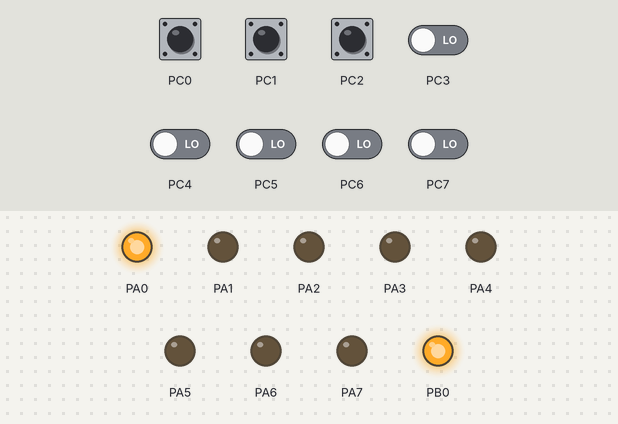
This program was run on a simulated ATmega32, built with avr-gcc and emulated at 8 MHz. Parts: output pins drawn as LEDs (lit = HIGH). Inputs (shaded band) come from the test bench; at power-on: PC0–2 HIGH, PC3–7 LOW.

Above: at 1.2 s.
1.3 s: PC0 pulled LOW for 0.15 s
At 1.8 s:
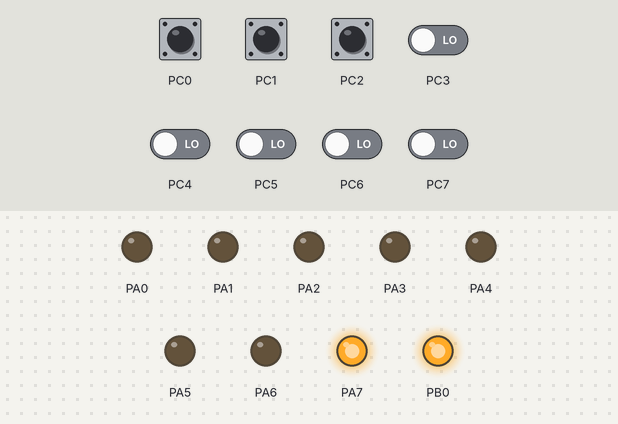
2.9 s: PC1 pulled LOW for 0.15 s
At 4.1 s:
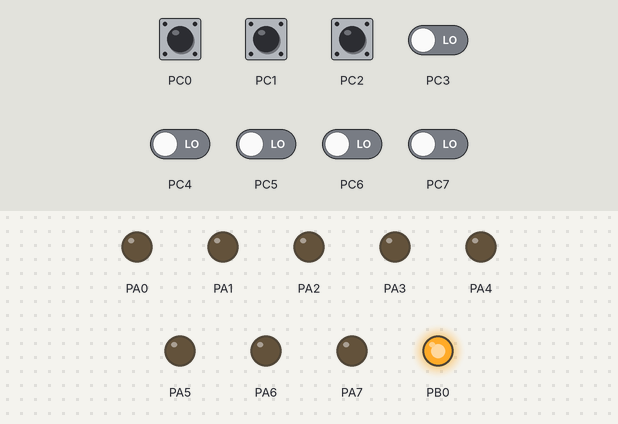
4.5 s: PC0 pulled LOW for 1 s
At 5.4 s:
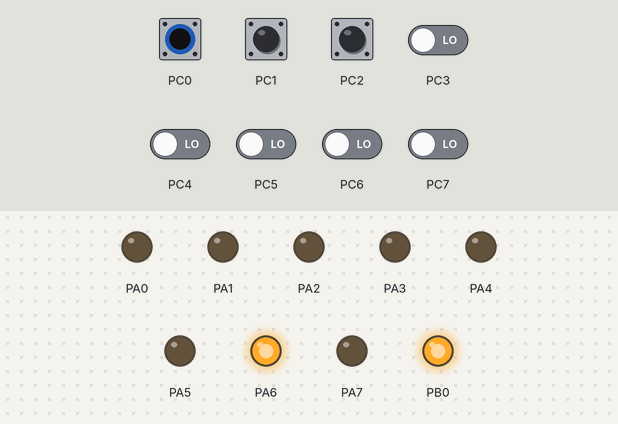
7.0 s: PC0 pulled LOW for 0.15 s
At 7.4 s:
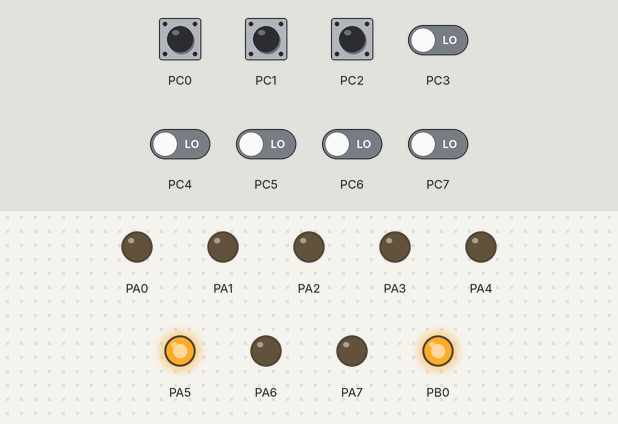
8.6 s: PC0 pulled LOW for 0.15 s
At 9.8 s:
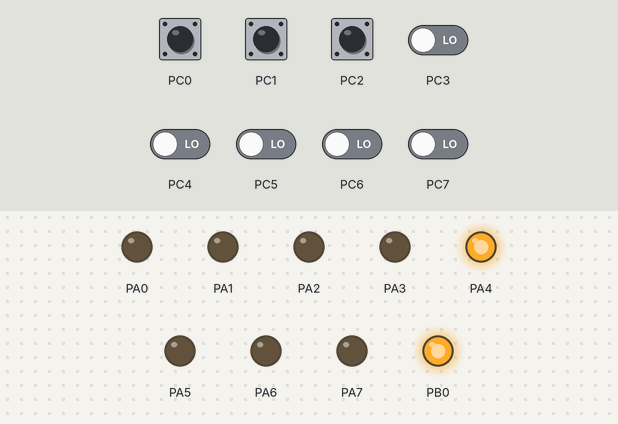
10.2 s: PC0 pulled LOW for 1 s
At 11.0 s:
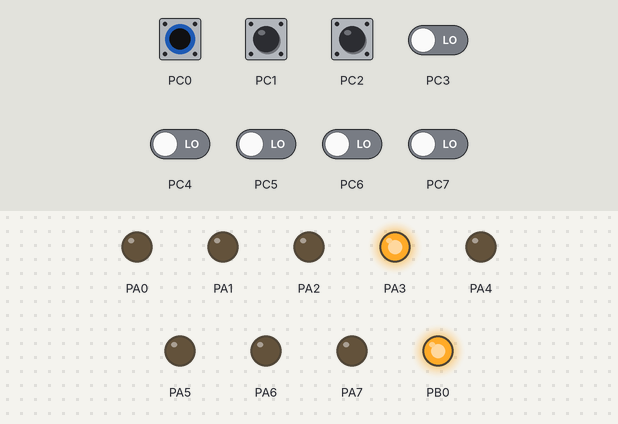
Timing chart, 0 to 13.2 s (numbered marks = the images above; inputs shaded):
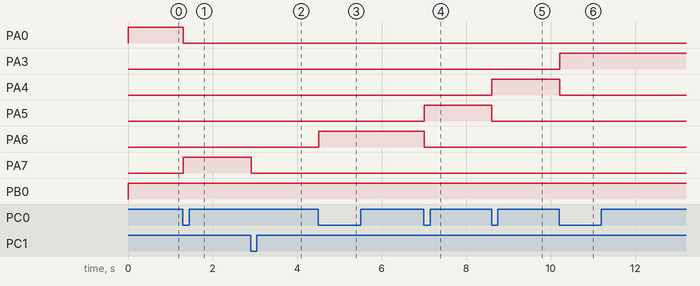

Measured:
- after the input at 1.3 s, PA0: HIGH → LOW at once; PA7: LOW → HIGH at once
- after the input at 2.9 s, PA7: HIGH → LOW at once
- after the input at 4.5 s, PA6: LOW → HIGH at once
- after the input at 7.0 s, PA5: LOW → HIGH at once; PA6: HIGH → LOW at once
- after the input at 8.6 s, PA4: LOW → HIGH at once; PA5: HIGH → LOW at once
- after the input at 10.2 s, PA3: LOW → HIGH at once; PA4: HIGH → LOW at once

The program:

main.c
```c
/*
 * main.c
 *
 *  Created on: Oct 13, 2025
 *      Author: repair
 */

#include <avr/io.h>
#include <avr/delay.h>

#define SET_BIT(Reg,Bitnum)			(Reg |=  (1<<Bitnum) )
#define CLR_BIT(Reg,Bitnum)			(Reg &= ~(1<<Bitnum) )
#define TOGGLE_BIT(Reg,Bitnum)		(Reg ^=  (1<<Bitnum) )
#define GET_BIT(Reg,Bitnum)			(  (Reg>>Bitnum) & 1 )


void main(void)
{
	unsigned char pinValue_0 ;
	unsigned char pinValue_1 ;
	unsigned char pinValue_2 ;

	// set port direction output
	DDRA  = 0b11111111;


	DDRB  = 0b00000001;
	PORTB = 0b00000001;

	//set portC0 direction input
	//CLR_BIT(DDRC,0);
	DDRC  = 0b00000000;

	// activate pull-up Resistor on pin0
	//SET_BIT(PORTC,0);
	PORTC = 0b00000111;

	//
	unsigned char index = 0;
	SET_BIT(PORTA,index);


//	SET_BIT(PORTB,0);


	while(1)
	{
		pinValue_0 = GET_BIT(PINC,0);
		pinValue_1 = GET_BIT(PINC,1);
		pinValue_2 = GET_BIT(PINC,2);

		if(GET_BIT(PINC,0) == 0)
		{
			_delay_ms(10);
			if(GET_BIT(PINC,0) == 0)
			{
				CLR_BIT(PORTA, index);
				if(index == 0 )	index = 7 ;
				else 			index--	  ;
				SET_BIT(PORTA, index);


				while(GET_BIT(PINC,0)==0);
			}

		}

		if(GET_BIT(PINC,1) == 0)
		{
			_delay_ms(10);
			if(GET_BIT(PINC,1) == 0)
			{

				TOGGLE_BIT(PORTA, index);

				while(GET_BIT(PINC,1)==0);
			}
		}

		if(GET_BIT(PINC,2) == 0)
		{
			_delay_ms(10);
			if(GET_BIT(PINC,2) == 0)
			{
				CLR_BIT(PORTA, index);
				if(index == 7 )	index = 0 ;
				else			index++	  ;
				SET_BIT(PORTA, index);

				while(GET_BIT(PINC,2)==0);
			}
		}

	}

}
```
